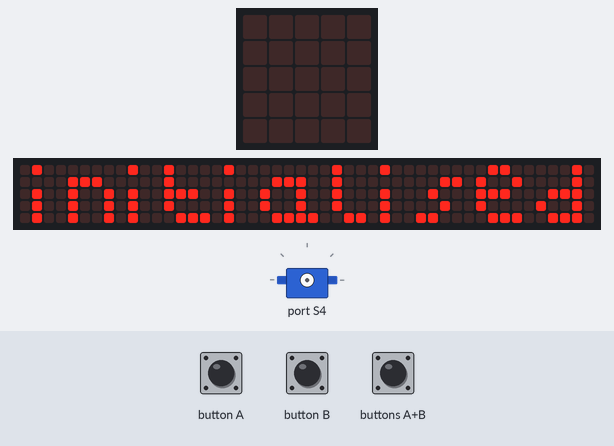
Bench run of a program on a simulated BBC micro:bit running MicroPython. Parts: the board's 5×5 LED display, a strip that is not on the board, showing the scrolling text unrolled, servo. Inputs (shaded band) come from the test bench. The 48×5 strip is a reading aid, not a part: it shows the text the display is scrolling, unrolled, one strip-width of it at a time; servo angles are drawn from the pulse width (0.5 ms = 0°, 2.5 ms = 180°).

Above: at 8.7 s.
10.1 s: button B pressed for 0.15 s
At 11.3 s:
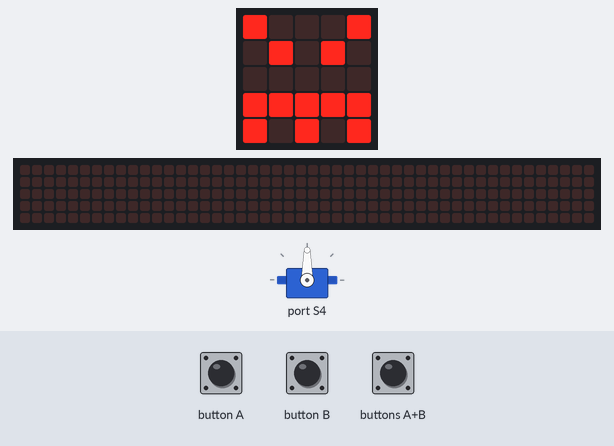
11.7 s: buttons A+B pressed for 0.15 s
At 12.9 s:
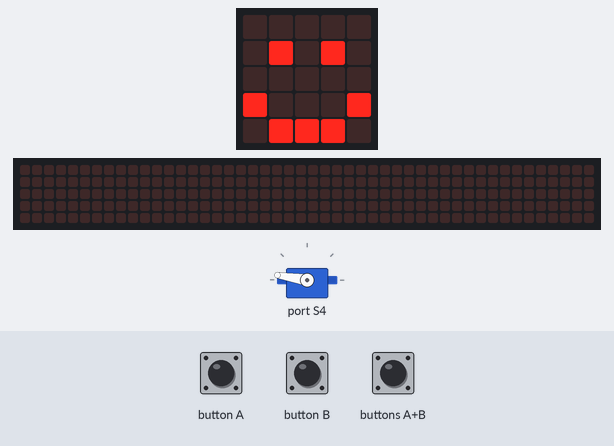
13.3 s: button A pressed for 0.15 s
At 14.2 s:
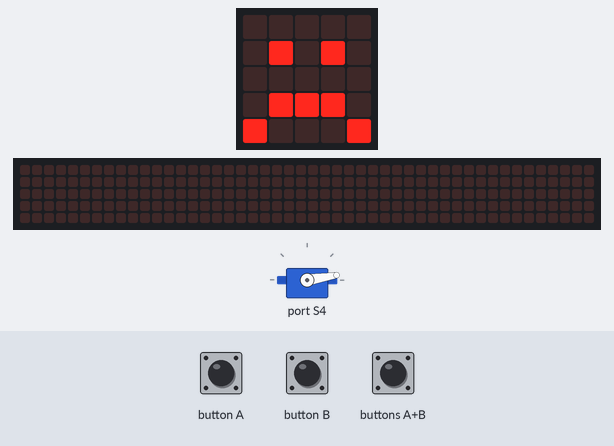
14.9 s: button B pressed for 1 s
At 15.6 s:
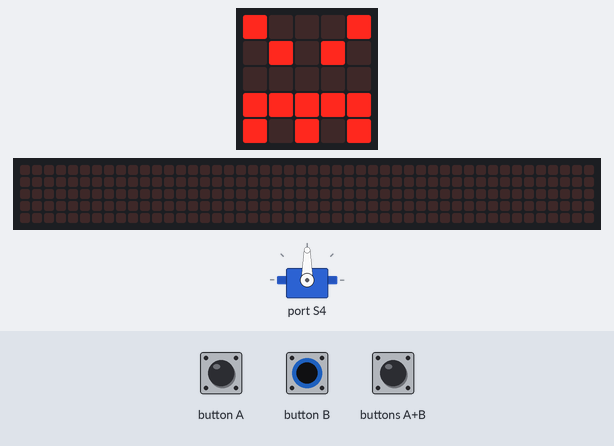
17.4 s: button A pressed for 1 s
At 17.9 s:
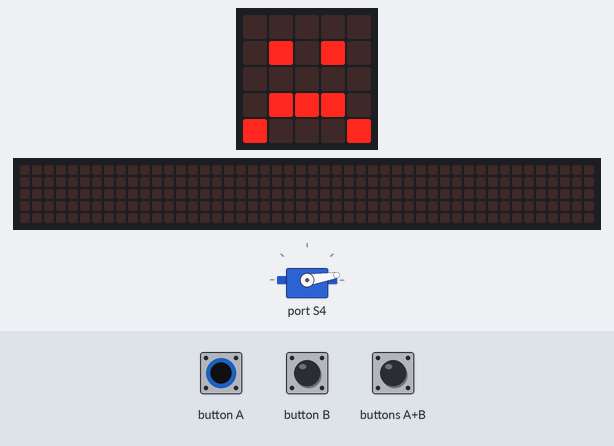
Timing chart, 0 to 20.4 s (numbered marks = the images above; inputs shaded):
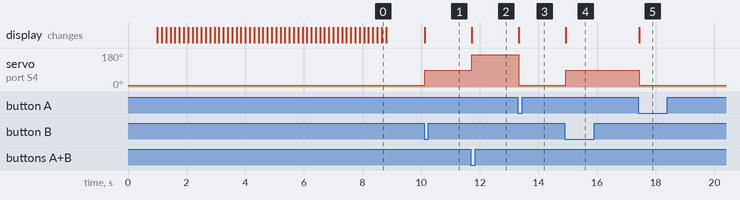

The program:

servoBoard.py
```python
from microbit import i2c
from microbit import display, Image, sleep, button_a, button_b

class ServoBoard:

    PCA9685_ADDRESS = 0x40
    MODE1 = 0x00
    MODE2 = 0x01
    SUBADR1 = 0x02
    SUBADR2 = 0x03
    SUBADR3 = 0x04
    PRESCALE = 0xFE
    LED0_ON_L = 0x06
    LED0_ON_H = 0x07
    LED0_OFF_L = 0x08
    LED0_OFF_H = 0x09
    ALL_LED_ON_L = 0xFA
    ALL_LED_ON_H = 0xFB
    ALL_LED_OFF_L = 0xFC
    ALL_LED_OFF_H = 0xFD

    STP_CHA_L = 2047
    STP_CHA_H = 4095

    STP_CHB_L = 1
    STP_CHB_H = 2047

    STP_CHC_L = 1023
    STP_CHC_H = 3071

    STP_CHD_L = 3071
    STP_CHD_H = 1023

    initialised = False

    def i2cwrite(self, addr, reg, value):
        #  buf = pins.createBuffer(2)
        #  buf = [reg, value]
        #  buf[0] = reg
        #  buf[1] = value
        #  pins.i2cWriteBuffer(addr, buf)
        i2c.write(addr, bytes([reg, value]), repeat=False)

    def i2cread(self, addr, reg):
        #  pins.i2cWriteNumber(addr, reg, NumberFormat.UInt8BE)
        i2c.write(addr, bytes([reg]))
        #  val = pins.i2cReadNumber(addr, NumberFormat.UInt8BE)
        val = i2c.read(addr, 1)[0]
        return val

    def initPCA9685(self):
        self.i2cwrite(self, self.PCA9685_ADDRESS, self.MODE1, 0x00)
        self.setFreq(self, 50)
        self.setPwm(self, 0, 0, 4095)
        for idx in range(1, 16):
            self.setPwm(self, idx, 0, 0)
        self.initialised = True

    def setFreq(self, freq):
        # Constrain the frequency
        prescaleval = 25000000
        prescaleval /= 4096
        prescaleval /= freq
        prescaleval -= 1
        prescale = int(prescaleval)  # Math.Floor(prescaleval + 0.5)
        oldmode = self.i2cread(self, self.PCA9685_ADDRESS, self.MODE1)
        newmode = (oldmode & 0x7F) | 0x10
        self.i2cwrite(self, self.PCA9685_ADDRESS, self.MODE1, newmode)
        self.i2cwrite(self, self.PCA9685_ADDRESS, self.PRESCALE, prescale)
        self.i2cwrite(self, self.PCA9685_ADDRESS, self.MODE1, oldmode)
        sleep(1000)
        self.i2cwrite(self, self.PCA9685_ADDRESS, self.MODE1, oldmode | 0xA1)
        display.scroll('initialised')

    def setPwm(self, channel, on, off):
        if not (0 <= channel <= 15):
            return
        buf = [0] * 5
        buf[0] = self.LED0_ON_L + 4 * channel
        buf[1] = on & 0xFF
        buf[2] = (on >> 8) & 0xFF
        buf[3] = off & 0xFF
        buf[4] = (off >> 8) & 0xFF
        i2c.write(self.PCA9685_ADDRESS, bytes(buf))

    def Servo(self, channel, degree):
        if not self.initialised:
            self.initPCA9685(self)
        # 50hz: 20,000 us
        v_us = degree * 1800 / 180 + 600  # 0.6 ~ 2.4
        value = int(v_us * 4096 / 20000)
        self.setPwm(self, channel, 0, value)

    def ServoPulse(self, channel, pulse):
        if not self.initialised:
            self.initPCA9685()
        # 50hz: 20,000 us
        value = int(pulse * 4096 / 20000)
        self.setPwm(self, channel, 0, value)


theServoBoard = ServoBoard
theServoBoard.Servo(theServoBoard, 0, 0)

while True:
    if button_a.is_pressed() and button_b.is_pressed():
        theServoBoard.Servo(theServoBoard, 0, 180)
        display.show(Image.HAPPY)
    elif button_a.is_pressed():
        theServoBoard.Servo(theServoBoard, 0, 0)
        display.show(Image.SAD)
    elif button_b.is_pressed():
        theServoBoard.Servo(theServoBoard, 0, 90)
        display.show(Image.ANGRY)
    sleep(100)
```

Measured:
- after the input at 10.1 s, servo on port S4: 9° → 90° at once; the display: changes at once (image 1)
- after the input at 11.7 s, servo on port S4: 90° → 171° at once; the display: changes at once (image 2)
- after the input at 13.3 s, servo on port S4: 171° → 9° at once; the display: changes at once (image 3)
- after the input at 14.9 s, servo on port S4: 9° → 90° at once; the display: changes at once (image 4)
- after the input at 17.4 s, servo on port S4: 90° → 9° at once; the display: changes at once (image 5)
